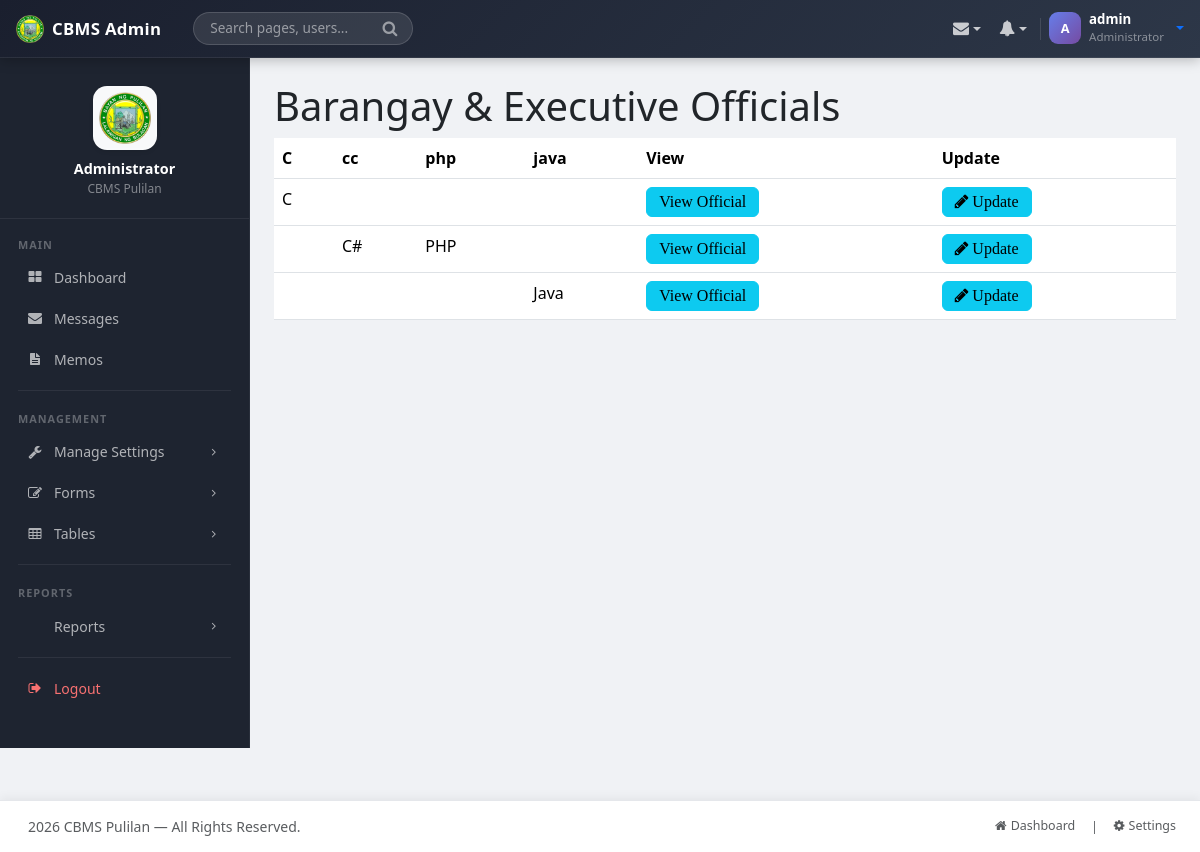
The page /b.php (signed in) on the database its author committed.
### tables this page shows
CREATE TABLE IF NOT EXISTS `check_tbl` (
  `user_id` int NOT NULL AUTO_INCREMENT,
  `c` varchar(50) NOT NULL,
  `cc` varchar(50) NOT NULL,
  `php` varchar(50) NOT NULL,
  `java` varchar(50) NOT NULL,
  `visibility` tinyint(1) NOT NULL DEFAULT '0',
  PRIMARY KEY (`user_id`)
);

### b.php (the view, shortened to what this page needs)
<?php include('../pulilan/adminnav.php'); ?>
            <div class="row">
                <div class="col-lg-12">
                    <h1 class="page-header">Barangay & Executive Officials</h1>
                </div>
            </div>
<div class="panel card-header">
  <table class="table table-responsive table-hover">
    <thead>
        <tr class="table-bordered">
            <th> C</th>
            <th>cc</th>
            <th>php</th>
            <th>java</th>
            <th class="warning">View</th>
            <th class="info">Update </th>
        </tr>
    </thead>
            <?php  $results = mysqli_query($connection, "SELECT * FROM check_tbl where visibility = 1");
                while ($row = mysqli_fetch_assoc($results)):
            ?>
        <tr>
            <td><?php echo $row['c']; ?></td>
            <td><?php echo $row['cc']; ?></td>
            <td><?php echo $row['php'] ?></td>
            <td><?php echo $row['java'] ?></td>
            <td>
                <a href="viewofficial.php?user_id=<?php echo $row['user_id'];?>" class="btn btn-outline btn-info fa fa-profile"> View Official</a>
            </td>
            <td>
                <a href="updatebrgygrid.php?user_id=<?php echo $row['user_id'];?>" class="btn btn-outline btn-info fa fa-pencil"> Update</a>
            </td>
        </tr>
<?php endwhile;?>
 </table>
</div>
<?php include('../pulilan/adminfooter.php'); ?>

### adminnav.php (style rules this page uses)
:root { --sidebar-width: 250px; --navbar-height: 58px; --sidebar-bg: #1e2430; --sidebar-hover: rgba(255,255,255,0.08); --sidebar-active: rgba(59, 130, 246, 0.25); --sidebar-active-border: #3b82f6; --footer-height: 52px; }
* { box-sizing: border-box; }
body { padding-top: var(--navbar-height); padding-bottom: var(--footer-height); background-color: #f0f2f5; font-family: 'Segoe UI', system-ui, -apple-system, sans-serif; }

### rows shown on the page
check_tbl: c "C"
check_tbl: cc "C#", php "PHP"
check_tbl: java "Java"

### other values the page prints
substr($_SESSION['username'] ?? 'A', 0, 1) "A"
$_SESSION['username'] "admin"
